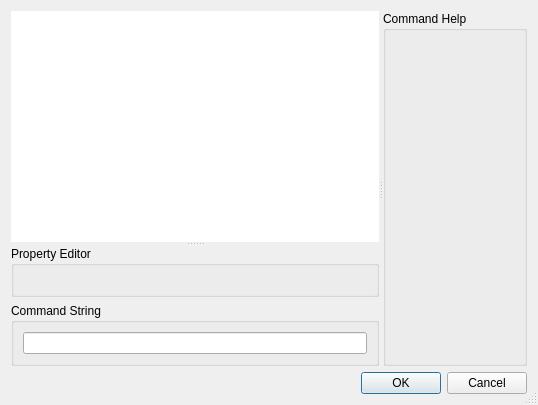
<?xml version="1.0" encoding="UTF-8"?>
<ui version="4.0">
 <class>PropertyEditor</class>
 <widget class="QDialog" name="PropertyEditor">
  <property name="geometry">
   <rect>
    <x>0</x>
    <y>0</y>
    <width>538</width>
    <height>405</height>
   </rect>
  </property>
  <property name="sizePolicy">
   <sizepolicy hsizetype="Preferred" vsizetype="Preferred">
    <horstretch>0</horstretch>
    <verstretch>0</verstretch>
   </sizepolicy>
  </property>
  
  <property name="windowTitle">
   <string>Dialog</string>
  </property>
  <property name="sizeGripEnabled">
   <bool>true</bool>
  </property>
  <layout class="QVBoxLayout" name="verticalLayout_2">
   <item>
    <widget class="QSplitter" name="splitter_2">
     <property name="orientation">
      <enum>Qt::Horizontal</enum>
     </property>
     <widget class="QSplitter" name="splitter">
      <property name="orientation">
       <enum>Qt::Vertical</enum>
      </property>
      <widget class="QPlainTextEdit" name="messageLabel">
       <property name="sizePolicy">
        <sizepolicy hsizetype="Expanding" vsizetype="Minimum">
         <horstretch>0</horstretch>
         <verstretch>0</verstretch>
        </sizepolicy>
       </property>
       
       
       <property name="focusPolicy">
        <enum>Qt::NoFocus</enum>
       </property>
       <property name="frameShape">
        <enum>QFrame::NoFrame</enum>
       </property>
       <property name="frameShadow">
        <enum>QFrame::Plain</enum>
       </property>
       <property name="readOnly">
        <bool>true</bool>
       </property>
      </widget>
      <widget class="QWidget" name="layoutWidget">
       <layout class="QVBoxLayout" name="verticalLayout">
        <item>
         <widget class="QGroupBox" name="propertyBox">
          <property name="sizePolicy">
           <sizepolicy hsizetype="MinimumExpanding" vsizetype="Preferred">
            <horstretch>0</horstretch>
            <verstretch>0</verstretch>
           </sizepolicy>
          </property>
          <property name="title">
           <string>Property Editor</string>
          </property>
         </widget>
        </item>
        <item>
         <widget class="QGroupBox" name="commandString">
          <property name="sizePolicy">
           <sizepolicy hsizetype="Preferred" vsizetype="Minimum">
            <horstretch>0</horstretch>
            <verstretch>0</verstretch>
           </sizepolicy>
          </property>
          
          
          <property name="title">
           <string>Command String</string>
          </property>
          <layout class="QHBoxLayout" name="horizontalLayout">
           <item>
            <widget class="QLineEdit" name="lineEdit"/>
           </item>
          </layout>
         </widget>
        </item>
       </layout>
      </widget>
     </widget>
     <widget class="QGroupBox" name="commandHelp">
      <property name="sizePolicy">
       <sizepolicy hsizetype="Maximum" vsizetype="Preferred">
        <horstretch>0</horstretch>
        <verstretch>0</verstretch>
       </sizepolicy>
      </property>
      <property name="title">
       <string>Command Help</string>
      </property>
     </widget>
    </widget>
   </item>
   <item>
    <widget class="QDialogButtonBox" name="buttonBox">
     <property name="sizePolicy">
      <sizepolicy hsizetype="Expanding" vsizetype="Fixed">
       <horstretch>0</horstretch>
       <verstretch>0</verstretch>
      </sizepolicy>
     </property>
     <property name="orientation">
      <enum>Qt::Horizontal</enum>
     </property>
     <property name="standardButtons">
      <set>QDialogButtonBox::Cancel|QDialogButtonBox::Ok</set>
     </property>
    </widget>
   </item>
  </layout>
 </widget>
 <resources/>
 <connections>
  <connection>
   <sender>buttonBox</sender>
   <signal>accepted()</signal>
   <receiver>PropertyEditor</receiver>
   <slot>accept()</slot>
   <hints>
    <hint type="sourcelabel">
     <x>248</x>
     <y>254</y>
    </hint>
    <hint type="destinationlabel">
     <x>157</x>
     <y>274</y>
    </hint>
   </hints>
  </connection>
  <connection>
   <sender>buttonBox</sender>
   <signal>rejected()</signal>
   <receiver>PropertyEditor</receiver>
   <slot>reject()</slot>
   <hints>
    <hint type="sourcelabel">
     <x>316</x>
     <y>260</y>
    </hint>
    <hint type="destinationlabel">
     <x>286</x>
     <y>274</y>
    </hint>
   </hints>
  </connection>
 </connections>
</ui>
